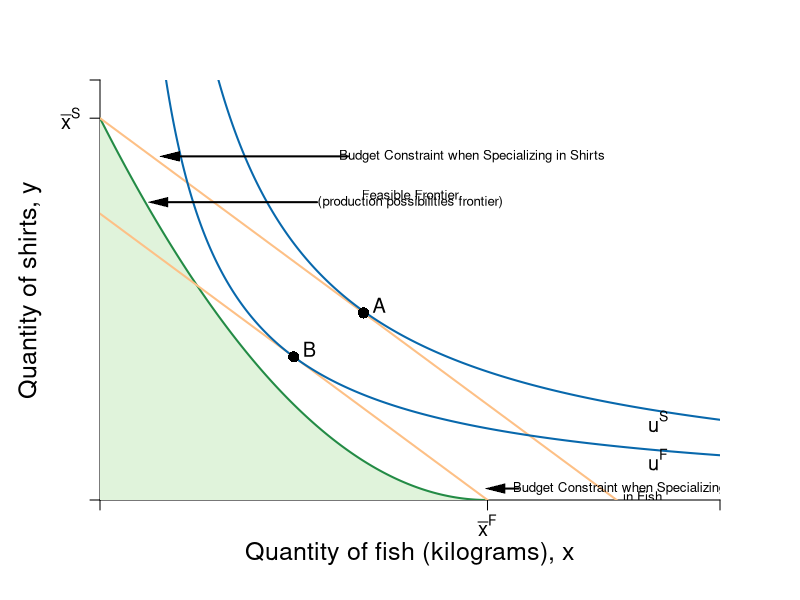

R code for this plot:
#Graph Designer: Simon Halliday
#Authors: Bowles, Foley and Halliday
#Title: Coordination, Conflict and Competition: A Text in Microeconomics

require(shape)
pdf(file = "ppf_eos_indiff_poverty_trap.pdf", width = 9, height = 9)

#Set parameters for graphics
axislabelsize <- 1.5
labelsize <- 1.2
graphlinewidth <- 2
segmentlinewidth <- 1.5

COL <- c("#7fc97f", "#beaed4", "#fdc086", "#ffff99", "#386cb0", "#f0027f", "#bf5b17", "#666666")
COLA <- c("#e0f3db", "#99d8c9","#66c2a4","#41ae76", "#238b45", "#005824")
COLB <- c("#4eb3d3", "#2b8cbe", "#0868ac","#084081")

#Edited the margins to cater for the larger LHS labels
par(mar =  c(5, 5, 4, 4))

#Change this to make it log of l 

# ppf <- function(l, k = 0.5) {
#   k * (1/l)
# }

ppf <- function(fish, k = 10/25, alpha = 2, maxfish = 5) {
  k * (fish - maxfish)^alpha 
}
# 
# fishProd <- function(l, k = 0.5){
#   (-k)*l
# }
# 
# feasibleLabor <- function(l, time = 10){
#   -time - l
# }
# 
# manufactureProd <- function(l, k = 0.1, alpha = 2){
#   k * (-l)^alpha
# }

uFn <- function(x, y, alpha = 0.5){
  (x^alpha)*(y^(1-alpha))
}

budgetExchange <- function(x, yintercept = 12, slope = 1){
  yintercept - slope * x
}

xlims <- c(0, 8)
ylims <- c(0, 11)

npts <- 501 
x <- seq(xlims[1], xlims[2], length.out = npts)
y <- seq(ylims[1], ylims[2], length.out = npts) 
a <- c(sqrt(9.375), 4.1)

plot(0, 0, xlim = xlims, ylim = ylims, type = "n",
     xlab = expression(paste("")),
     ylab = expression(paste("")), 
     xaxt = "n", 
     yaxt = "n", 
     cex.lab = axislabelsize, 
     bty = "n", 
     xaxs="i", 
     yaxs="i"
)

# ticksy <- seq(from = 0, to = ylims[2], by = 1)
# ylabels <- seq(from = 0, to = ylims[2], by = 1)
# ticksx <- seq(from = 0, to = xlims[2], by = 1)
# xlabels <- seq(from = 0, to = xlims[2], by = 1)
ticksy <- c(ylims[1], 10, ylims[2])
ylabels <- c(NA, expression(paste(bar(x)^S)) , NA)
ticksx <- c(xlims[1], 5,  xlims[2])
xlabels <- c(NA, expression(paste(bar(x)^F)), NA)


axis(1, at = ticksx, pos = 0, labels = xlabels, cex.axis = labelsize)
axis(2, at = ticksy, pos = 0, labels = ylabels, las = 1, cex.axis = labelsize)

npts <- 500 
xx1 <- seq(0, 5, length.out = npts)
xx2 <- seq(0, xlims[2], length.out = npts)
xx3 <- seq(xlims[1], 0, length.out = npts)
xx4 <- seq(-11, 0, length.out = npts)

#Draw the polygon for shading the feasible set
xpoly1 <- seq(from = 0, to = 5, length.out = 500)
ypoly1 <- ppf(xpoly1, k = 10/25, alpha = 2, maxfish = 5)
polygon(x = c(xpoly1, rev(xpoly1[1])), y = c(ypoly1, rev(ypoly1)[1]), col=COLA[1], density=NULL, border = NA)

#Draw the graphs
lines(xx1, ppf(xx1, k = 10/25, alpha = 2, maxfish = 5), col = COLA[5], lwd = graphlinewidth)
lines(xx2, budgetExchange(xx2,  yintercept = 10, slope = 1.5), col = COL[3], lwd = graphlinewidth)
lines(xx2, budgetExchange(xx2,  yintercept = 7.5, slope = 1.5), col = COL[3], lwd = graphlinewidth)
#lines(xx3, feasibleLabor(xx3, time = 10), col = COL[3], lwd = graphlinewidth)
#lines(xx4, manufactureProd(xx4, k = 0.1, alpha = 2), col = COLB[4], lwd = graphlinewidth)

#Label axes
mtext(expression(paste("Quantity of fish (kilograms), ", x)), side = 1, line = 2.5, cex = axislabelsize)
text(-0.9, 0.5*ylims[2], expression(paste("Quantity of shirts, ", y)), xpd = TRUE, cex = axislabelsize, srt = 90) 


contour(x, y, 
        outer(x, y, uFn),
        drawlabels = FALSE,
        col = COLB[3],
        lwd = graphlinewidth,
        levels = a, 
        xaxs="i", 
        yaxs="i", 
        add = TRUE)

#Label the indifference curves
# text(7.2, 0.2, expression(u[1]^A), cex = labelsize)
# text(7.2, 0.8, expression(u[2]^A), cex = labelsize)
text(7.2, 2.05, expression(u^S), cex = labelsize)
text(7.2, 1.05, expression(u^F), cex = labelsize)

#Label point d
# text(1.65 + 0.2, ppf(fish = 1.65) +.2, expression(d), cex = labelsize)
# segments(1.65, 0, 1.65, ppf(fish = 1.65), lty = 2, col = "gray", lwd = segmentlinewidth)
# segments(0, ppf(fish = 1.65), 1.65, ppf(fish = 1.65, k = 10/25, alpha = 2, maxfish = 5), lty = 2, col = "gray", lwd = segmentlinewidth)
# points(1.65, ppf(fish = 1.65), pch = 16, col = "black", cex = 1.5)

#Label points A and B
text(3.4 + 0.2, budgetExchange(3.4,  yintercept = 10, slope = 1.5) +.2, expression(A), cex = labelsize)
# segments(3.4, 0, 3.4, budgetExchange(3.4,  yintercept = 10, slope = 1.5), lty = 2, col = "gray", lwd = segmentlinewidth)
# segments(0, budgetExchange(3.4,  yintercept = 10, slope = 1.5), 3.4, budgetExchange(3.4,  yintercept = 10, slope = 1.5), lty = 2, col = "gray", lwd = segmentlinewidth)
points(3.4, budgetExchange(3.4,  yintercept = 10, slope = 1.5), pch = 16, col = "black", cex = 1.5)
points(2.5,3.75, pch = 16, col = "black", cex = 1.5)
text(2.7, 3.95, expression(B), cex = labelsize)


#Label point s
# text(0.2, 10.2, expression(s), cex = labelsize)
# points(0.02, 10, pch = 16, col = "black", cex = 1.5)

#Label the feasible frontier
text(4, 8, expression("Feasible Frontier"), cex = 0.8 )
text(4, 7.8, expression("(production possibilities frontier)"), cex = 0.8)
Arrows(2.8, 7.8, 0.75, 7.8, col = "black", lty = 1, lwd = 2, arr.type = "triangle", arr.lwd = 0.5)


#Label the exchange constraints
text(4.8, 9, expression("Budget Constraint when Specializing in Shirts"), cex = 0.8)
Arrows(3.2, 9, 0.9, 9, col = "black", lty = 1, lwd = 2, arr.type = "triangle", arr.lwd = 0.5)


text(6.7, 0.3, expression("Budget Constraint when Specializing"), cex = 0.8)
text(7, 0.1, expression("in Fish"), cex = 0.8)
Arrows(5.4, 0.3, 5.1, 0.3, col = "black", lty = 1, lwd = 2, arr.type = "triangle", arr.lwd = 0.5)

#Label mrt = mrs
# text(5.5, 4.5, expression(paste(mrs(x,y) == mrt(x,y))), cex = labelsize)
# Arrows(4.5, 4.5, 1.9, 4.5, col = "black", lty = 1, lwd = 2, arr.type = "triangle", arr.lwd = 0.5)


dev.off()
